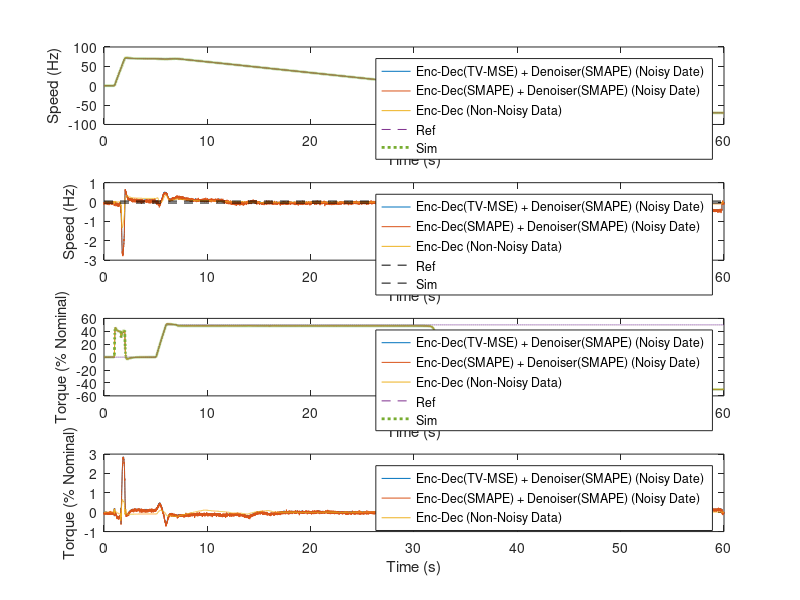

Reproduce this figure in MATLAB. (Note: this script raises an error after producing the figure.)
load('bench6.mat');

subplot(4,1,1)
plot(time, denoised_diag_speed2)
hold on
plot(time, denoised_diag_speed1)
hold on
plot(time, diag_speed)
hold on
plot(time, ref_speed, '--')
hold on
plot(time, sim_speed, ':', 'linewidth', 2)
xlabel('Time (s)')
ylabel('Speed (Hz)')
legend('Enc-Dec(TV-MSE) + Denoiser(SMAPE) (Noisy Date)', 'Enc-Dec(SMAPE) + Denoiser(SMAPE) (Noisy Date)', 'Enc-Dec (Non-Noisy Data)', 'Ref', 'Sim')

subplot(4,1,2)
plot(time, sim_speed - denoised_diag_speed2)
hold on
plot(time, sim_speed - denoised_diag_speed1)
hold on
plot(time, sim_speed - diag_speed)
hold on
plot([0 time(end)],[-0.05 -0.05],'k--')
hold on 
plot([0 time(end)],[+0.05 +0.05],'k--')
xlabel('Time (s)')
ylabel('Speed (Hz)')
legend('Enc-Dec(TV-MSE) + Denoiser(SMAPE) (Noisy Date)', 'Enc-Dec(SMAPE) + Denoiser(SMAPE) (Noisy Date)', 'Enc-Dec (Non-Noisy Data)', 'Ref', 'Sim')


subplot(4,1,3)
plot(time, denoised_diag_torque2)
hold on
plot(time, denoised_diag_torque1)
hold on
plot(time, diag_torque)
hold on
plot(time, ref_torque, '--')
hold on
plot(time, sim_torque, ':', 'linewidth', 2)
xlabel('Time (s)')
ylabel('Torque (% Nominal)')
legend('Enc-Dec(TV-MSE) + Denoiser(SMAPE) (Noisy Date)', 'Enc-Dec(SMAPE) + Denoiser(SMAPE) (Noisy Date)', 'Enc-Dec (Non-Noisy Data)', 'Ref', 'Sim')

subplot(4,1,4)
plot(time, sim_torque - denoised_diag_torque2)
hold on
plot(time, sim_torque - denoised_diag_torque1)
hold on
plot(time, sim_torque - diag_torque)
xlabel('Time (s)')
ylabel('Torque (% Nominal)')
legend('Enc-Dec(TV-MSE) + Denoiser(SMAPE) (Noisy Date)', 'Enc-Dec(SMAPE) + Denoiser(SMAPE) (Noisy Date)', 'Enc-Dec (Non-Noisy Data)', 'Ref', 'Sim')


fprintf("\n\nSignal to noise ratio\n\n");
fprintf("Speed: Enc-Dec(TV-MSE) + Denoiser(SMAPE) (Noisy Date)=%.4f \n", snr(diag_speed, denoised_diag_speed2));
fprintf("Speed: Enc-Dec(SMAPE) + Denoiser(SMAPE) (Noisy Date)=%.4f \n", snr(diag_speed, denoised_diag_speed1));
fprintf("Torque: Enc-Dec(TV-MSE) + Denoiser(SMAPE) (Noisy Date)=%.4f \n", snr(diag_torque, denoised_diag_torque2));
fprintf("Torque: Enc-Dec(SMAPE) + Denoiser(SMAPE) (Noisy Date)=%.4f \n", snr(diag_torque, denoised_diag_torque1));

fprintf("\n\nMaximum absolute difference\n\n");
fprintf("Speed: Enc-Dec(TV-MSE) + Denoiser(SMAPE) (Noisy Date)=%.4f \n", max(abs(diag_speed - denoised_diag_speed2)));
fprintf("Speed: Enc-Dec(SMAPE) + Denoiser(SMAPE) (Noisy Date)=%.4f \n", max(abs(diag_speed - denoised_diag_speed1)));
fprintf("Torque: Enc-Dec(TV-MSE) + Denoiser(SMAPE) (Noisy Date)=%.4f \n", max(abs(diag_torque - denoised_diag_torque2)));
fprintf("Torque: Enc-Dec(SMAPE) + Denoiser(SMAPE) (Noisy Date)=%.4f \n", max(abs(diag_torque - denoised_diag_torque1)));

fprintf("\n\nMean absolute difference\n\n");
fprintf("Speed: Enc-Dec(TV-MSE) + Denoiser(SMAPE) (Noisy Date)=%.4f \n", mean(abs(diag_speed - denoised_diag_speed2)));
fprintf("Speed: Enc-Dec(SMAPE) + Denoiser(SMAPE) (Noisy Date)=%.4f \n", mean(abs(diag_speed - denoised_diag_speed1)));
fprintf("Torque: Enc-Dec(TV-MSE) + Denoiser(SMAPE) (Noisy Date)=%.4f \n", mean(abs(diag_torque - denoised_diag_torque2)));
fprintf("Torque: Enc-Dec(SMAPE) + Denoiser(SMAPE) (Noisy Date)=%.4f \n", mean(abs(diag_torque - denoised_diag_torque1)));
